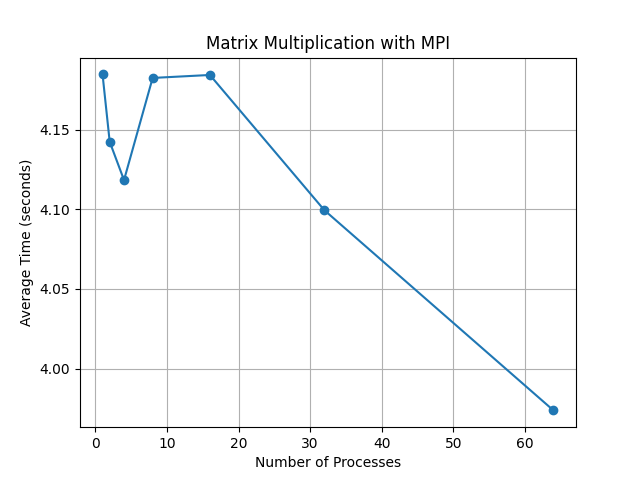

Recreate this plot in Python.
import numpy as np
from mpi4py import MPI
import time
import matplotlib.pyplot as plt

def generate_matrix(rows, cols):
    return np.random.rand(rows, cols)

def parallel_matrix_multiply(matrix_A, matrix_B):
    comm = MPI.COMM_WORLD
    rank = comm.Get_rank()
    size = comm.Get_size()

    rows_A, cols_A = matrix_A.shape
    rows_B, cols_B = matrix_B.shape

    assert cols_A == rows_B, "Invalid matrix dimensions for multiplication"

    block_size = rows_A // size
    local_A = np.zeros((block_size, cols_A))
    comm.Scatter(matrix_A, local_A, root=0)

    local_C = np.zeros((block_size, cols_B))
    comm.Bcast(matrix_B, root=0)

    for i in range(block_size):
        for j in range(cols_B):
            local_C[i, j] = np.sum(local_A[i, :] * matrix_B[:, j])

    result = None
    if rank == 0:
        result = np.zeros((rows_A, cols_B))
    comm.Gather(local_C, result, root=0)

    return result

def main():
    matrix_size = 800  # Размер матриц (должен быть достаточно большим)
    num_runs = 5       # Количество запусков для усреднения времени выполнения

    comm = MPI.COMM_WORLD
    rank = comm.Get_rank()

    if rank == 0:
        print("Matrix size:", matrix_size)

    # Генерация случайных матриц
    matrix_A = generate_matrix(matrix_size, matrix_size)
    matrix_B = generate_matrix(matrix_size, matrix_size)

    # Измерение времени выполнения для разного количества процессов
    num_processes = [1, 2, 4, 8, 16, 32, 64]
    execution_times = []

    for num_procs in num_processes:
        comm.Barrier()
        start_time = time.time()

        for _ in range(num_runs):
            parallel_matrix_multiply(matrix_A, matrix_B)

        comm.Barrier()
        end_time = time.time()
        average_time = (end_time - start_time) / num_runs
        execution_times.append(average_time)

        if rank == 0:
            print(f"Потоков: {num_procs}, Время выполнения: {average_time:.4f} сек")

    # Отображение графика
    if rank == 0:
        plt.plot(num_processes, execution_times, marker='o')
        plt.title("Matrix Multiplication with MPI")
        plt.xlabel("Number of Processes")
        plt.ylabel("Average Time (seconds)")
        plt.grid(True)
        plt.show()

if __name__ == "__main__":
    main()
